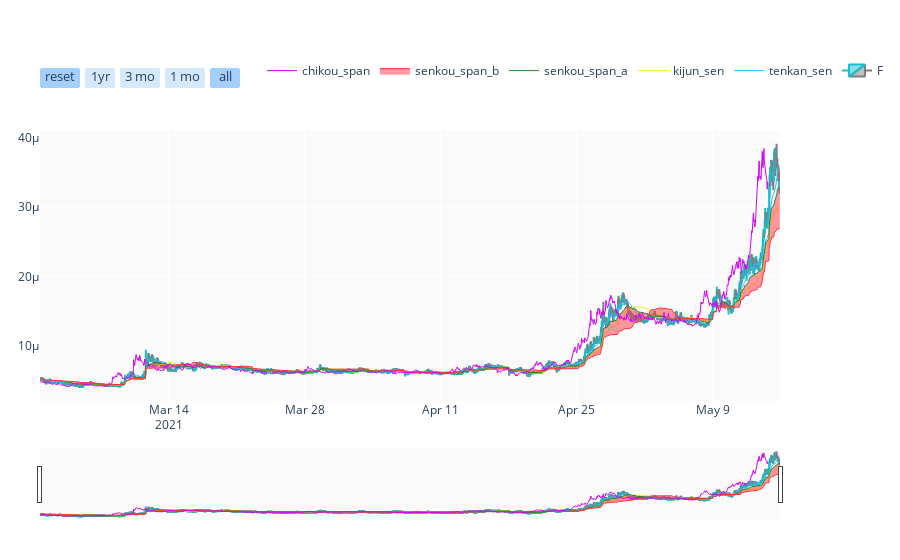

Source (notebook cell):
### Code cell
# Set colours for up and down candles
INCREASING_COLOR = '#17BECF'
DECREASING_COLOR = '#7F7F7F'

# create list to hold dictionary with data for our first series to plot
# (which is the candlestick element itself)
data = [ dict(
    type = 'candlestick',
    open = d.Open,
    high = d.High,
    low = d.Low,
    close = d.Close,
    x = d.index,
    yaxis = 'y2',
    name = 'F',
    increasing = dict( line = dict( color = INCREASING_COLOR ) ),
    decreasing = dict( line = dict( color = DECREASING_COLOR ) ),
) ]

# Create empty dictionary for later use to hold settings and layout options
layout=dict()

# create our main chart "Figure" object which consists of data to plot and layout settings
fig = dict( data=data, layout=layout )

# Assign various seeting and choices - background colour, range selector etc
fig['layout']['plot_bgcolor'] = 'rgb(250, 250, 250)'
fig['layout']['xaxis'] = dict( rangeselector = dict( visible = True ) )
fig['layout']['yaxis'] = dict( domain = [0, 0.2], showticklabels = False )
fig['layout']['yaxis2'] = dict( domain = [0.2, 0.8] )
fig['layout']['legend'] = dict( orientation = 'h', y=0.9, x=0.3, yanchor='bottom' )
fig['layout']['margin'] = dict( t=40, b=40, r=40, l=40 )


# Populate the "rangeselector" object with necessary settings
rangeselector=dict(
    visible = True,
    x = 0, y = 0.9,
    bgcolor = 'rgba(150, 200, 250, 0.4)',
    font = dict( size = 13 ),
    buttons=list([
        dict(count=1,
             label='reset',
             step='all'),
        dict(count=1,
             label='1yr',
             step='year',
             stepmode='backward'),
        dict(count=3,
            label='3 mo',
            step='month',
            stepmode='backward'),
        dict(count=1,
            label='1 mo',
            step='month',
            stepmode='backward'),
        dict(step='all')
    ]))
    

fig['layout']['xaxis']['rangeselector'] = rangeselector

# Append the Ichimoku elements to the plot
fig['data'].append( dict( x=d['tenkan_sen'].index, y=d['tenkan_sen'], type='scatter', mode='lines', 
                         line = dict( width = 1 ),
                         marker = dict( color = '#33BDFF' ),
                         yaxis = 'y2', name='tenkan_sen' ) )

fig['data'].append( dict( x=d['kijun_sen'].index, y=d['kijun_sen'], type='scatter', mode='lines', 
                         line = dict( width = 1 ),
                         marker = dict( color = '#F1F316' ),
                         yaxis = 'y2', name='kijun_sen' ) )

fig['data'].append( dict( x=d['senkou_span_a'].index, y=d['senkou_span_a'], type='scatter', mode='lines', 
                         line = dict( width = 1 ), 
                         marker = dict( color = '#228B22' ),
                         yaxis = 'y2', name='senkou_span_a' ) )

fig['data'].append( dict( x=d['senkou_span_b'].index, y=d['senkou_span_b'], type='scatter', mode='lines', 
                         line = dict( width = 1 ),fill='tonexty',
                         marker = dict( color = '#FF3342' ),
                         yaxis = 'y2', name='senkou_span_b' ) )

fig['data'].append( dict( x=d['chikou_span'].index, y=d['chikou_span'], type='scatter', mode='lines', 
                         line = dict( width = 1 ),
                         marker = dict( color = '#D105F5' ),
                         yaxis = 'y2', name='chikou_span' ) )


# Set colour list for candlesticks
colors = []

for i in range(len(d.Close)):
    if i != 0:
        if d.Close[i] > d.Close[i-1]:
            colors.append(INCREASING_COLOR)
        else:
            colors.append(DECREASING_COLOR)
    else:
        colors.append(DECREASING_COLOR)
        
iplot( fig, filename = 'candlestick-ichimoku' )

### Figure 1 — Plotly figure (JSON) as saved in the notebook; plotly's stock layout.template omitted (floating-point values rounded to 4 significant figures; data arrays with more than 128 entries replaced by an {"elided": "..."} marker saying what was removed)
{"data": [{"close": {"elided": "1821 float values"}, "decreasing": {"line": {"color": "#7F7F7F"}}, "high": {"elided": "1821 float values"}, "increasing": {"line": {"color": "#17BECF"}}, "low": {"elided": "1821 float values"}, "name": "F", "open": {"elided": "1821 float values"}, "type": "candlestick", "x": {"elided": "1821 str values"}, "yaxis": "y2"}, {"line": {"width": 1}, "marker": {"color": "#33BDFF"}, "mode": "lines", "name": "tenkan_sen", "type": "scatter", "x": {"elided": "1821 str values"}, "y": {"elided": "1821 float values"}, "yaxis": "y2"}, {"line": {"width": 1}, "marker": {"color": "#F1F316"}, "mode": "lines", "name": "kijun_sen", "type": "scatter", "x": {"elided": "1821 str values"}, "y": {"elided": "1821 float values"}, "yaxis": "y2"}, {"line": {"width": 1}, "marker": {"color": "#228B22"}, "mode": "lines", "name": "senkou_span_a", "type": "scatter", "x": {"elided": "1821 str values"}, "y": {"elided": "1821 float values"}, "yaxis": "y2"}, {"fill": "tonexty", "line": {"width": 1}, "marker": {"color": "#FF3342"}, "mode": "lines", "name": "senkou_span_b", "type": "scatter", "x": {"elided": "1821 str values"}, "y": {"elided": "1821 float values"}, "yaxis": "y2"}, {"line": {"width": 1}, "marker": {"color": "#D105F5"}, "mode": "lines", "name": "chikou_span", "type": "scatter", "x": {"elided": "1821 str values"}, "y": {"elided": "1821 float values"}, "yaxis": "y2"}], "layout": {"legend": {"orientation": "h", "x": 0.3, "y": 0.9, "yanchor": "bottom"}, "margin": {"b": 40, "l": 40, "r": 40, "t": 40}, "plot_bgcolor": "rgb(250, 250, 250)", "xaxis": {"rangeselector": {"bgcolor": "rgba(150, 200, 250, 0.4)", "buttons": [{"count": 1, "label": "reset", "step": "all"}, {"count": 1, "label": "1yr", "step": "year", "stepmode": "backward"}, {"count": 3, "label": "3 mo", "step": "month", "stepmode": "backward"}, {"count": 1, "label": "1 mo", "step": "month", "stepmode": "backward"}, {"step": "all"}], "font": {"size": 13}, "visible": true, "x": 0, "y": 0.9}}, "yaxis": {"domain": [0, 0.2], "showticklabels": false}, "yaxis2": {"domain": [0.2, 0.8]}}}
